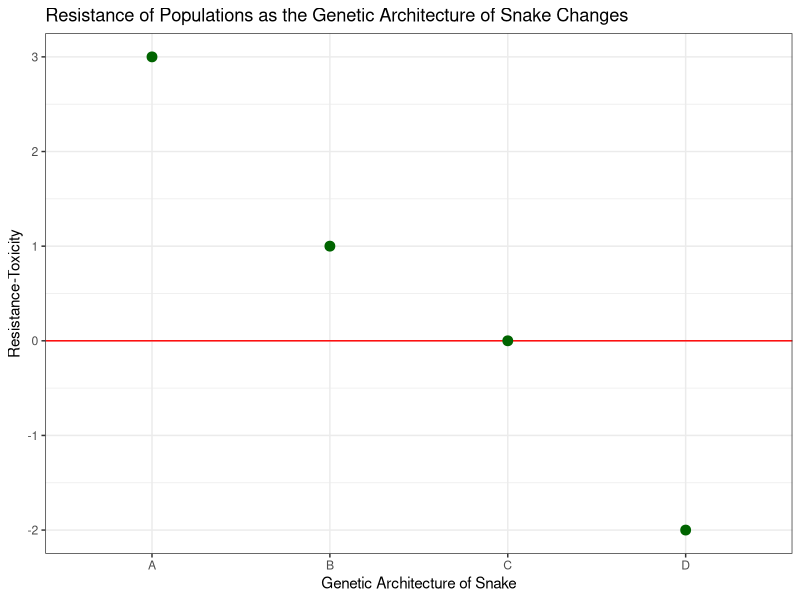
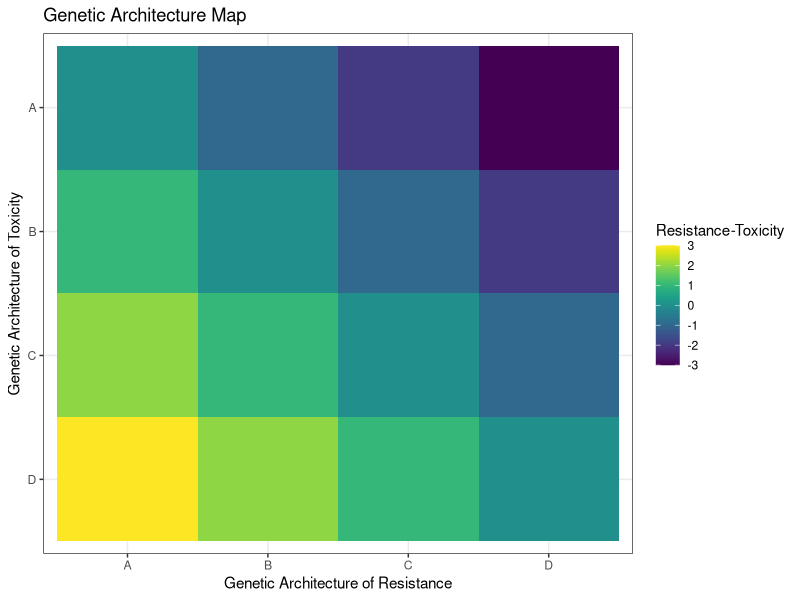
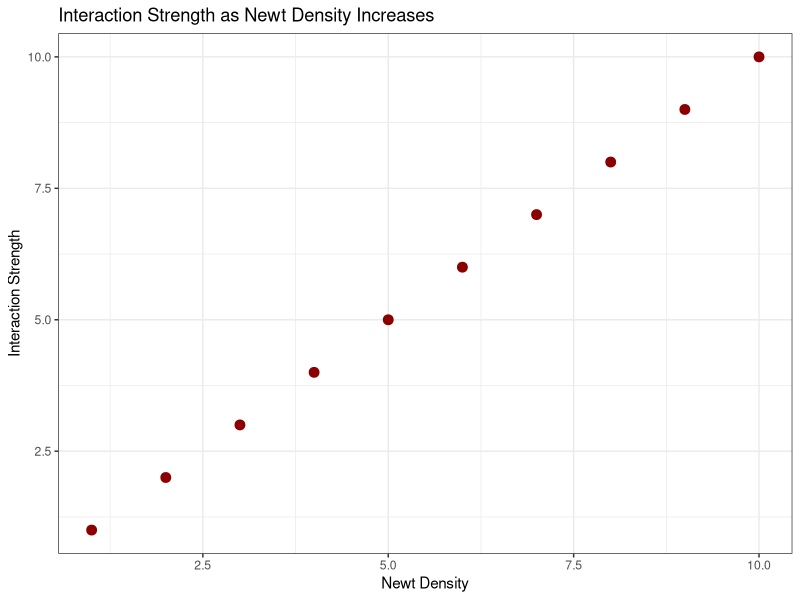

Recreate these plots in R, in order. (Note: this script raises an error after producing the figures.)
## ---- chunk 1
knitr::opts_chunk$set(echo = TRUE)
library(ggplot2)
library(viridis)
setwd("~/Desktop/Proposal Old Drafts")
## ---- chunk 2
GA <- c("A", "B", "C", "D")
# Group A Large effect – High Mutation 
# Group B Large effect – Low Mutation
# Group C Small effect – High Mutation
# Group D Small effect – Low Mutation
my_GA_data <- as.data.frame(GA)
my_GA_data$fake <-c(3,1,0,-2)

#pdf("Resistance_of_Populations_as_the_Genetic_Architecture_of_Snake_Changes.pdf")
ggplot(my_GA_data, aes(GA, fake))+
  geom_hline(yintercept=0, color ="red")+
  geom_point(size=3, color = "darkgreen")+
  ggtitle("Resistance of Populations as the Genetic Architecture of Snake Changes") + 
  xlab("Genetic Architecture of Snake") + 
  ylab("Resistance-Toxicity") +
  theme_bw()

#pdf("Genetic_Architecture_Map.pdf", width=4, height=2.9)
test_grid <- expand.grid(X = GA, Y = GA)
test_grid$Z <- c(0, -1, -2, -3, 1, 0, -1, -2, 2, 1, 0, -1, 3, 2, 1, 0)
ggplot(test_grid, aes(X, Y, fill= Z)) + 
  geom_tile()+
  scale_y_discrete(limits = rev(levels(test_grid$Y)))+
  ggtitle("Genetic Architecture Map") + 
  xlab("Genetic Architecture of Resistance") + 
  ylab("Genetic Architecture of Toxicity") +
  scale_fill_viridis(name = "Resistance-Toxicity")+
  theme_bw()

## ---- chunk 3

newt_density <-  as.data.frame(n_d<-c(1:10))

pdf("Interaction_Strength_as_Newt_Density_Increases.pdf")
ggplot(newt_density, aes(n_d, n_d))+
  geom_point(size=3, color = "darkred")+
  ggtitle("Interaction Strength as Newt Density Increases") + 
  xlab("Newt Density") + 
  ylab("Interaction Strength") +
  theme_bw()


## ---- chunk 4
spatial_structure <- runif(1000, min = 0.001, max = 5) # this is sigma
mismatch <- (exp(-(spatial_structure/2)))
sigma_effects <-  as.data.frame(spatial_structure, mismatch)
pdf("SigmaCurve.pdf")
ggplot(sigma_effects, aes(spatial_structure, mismatch))+
  geom_point(color = "green")+
  ggtitle("Sigma Curve") + 
  xlab("Spatial_structure ") + 
  ylab("Mismatch") +
  theme_bw()

#well mixed when sigma is large 

## ---- chunk 5
Resistance <- c(0:5)
Toxicity <- c(0:3)
E <- 0.1
c <- 0.0
w <- 10
map <- expand.grid(Res = seq(min(Resistance), max(Resistance), length.out = 100), Tox = seq(min(Toxicity), max(Toxicity), length.out = 100))
map$r_t <- map$Res-map$Tox
map$outcome <- 1/(1+exp(-(map$r_t-c)/w))

test <- c(0, 0.0001, 0.001, 0.01, 0.1, 1, 10, 100, -0.0001, -0.001, -0.01, -0.1, -1, -10, -100)

test2 <- runif(1000, min = -100, max = 100)
survival_df <- as.data.frame(test2)
survival_df$outcome2 <- 1/(1+exp(-((survival_df$test2-c)/w)))
pdf("SurvivalCurve.pdf", width=2.5, height=2.5)
ggplot(survival_df, aes(test2, outcome2))+
  geom_point(color = "darkred")+
  ggtitle("Survival Curve") + 
  xlab("Snake-Newt") + 
  ylab("Survival") +
  theme_bw()


## ---- chunk 6
#dispersal <- runif(1000, min = 0, max = 3) # this is a range for large and small dispersal 
distance <- seq(0,35,3)  # this is distances that might be probable 
diversity_in_general <- as.data.frame(sort(distance))
names(diversity_in_general)<- "distance"
diversity_in_general$Genetic_i <- diversity_in_general$distance * 1/35 # finding Genetic Distance
diversity_in_general$Genetic_in <- diversity_in_general$distance * 1/70 + 0.05# finding Genetic Distance
diversity_in_general$Genetic_inn <- diversity_in_general$distance * 1/185 + 0.15 # finding Genetic Distance
# y = mx + b y ranges from 0 to 1
diversity_in_general$Genetic_no_interact <- diversity_in_general$distance * 1/60 
diversity_in_general$Genetic_no_interactn <- diversity_in_general$distance * 1/360 + 0.20
diversity_in_general$Genetic_no_interactnn <- 0.5

pdf("General_Diversity_Trend_For_Interactaction.pdf", width=4, height=2.9)
ggplot(diversity_in_general, aes(distance, Genetic_i, color = "darkred" ))+
  geom_point(size=5)+
  geom_point(data = diversity_in_general, aes(distance, Genetic_in, color = "darkgreen"), size=5)+
  geom_point(data = diversity_in_general, aes(distance, Genetic_inn, color = "purple"), size=5)+
  ggtitle("General Diversity Trend For Interactaction") + 
  xlab("Geographical Distance") + 
  ylab("Genetic Distance") +
  scale_color_identity(name = "Dispersal",
                          breaks = c("darkred", "darkgreen", "purple"),
                          labels = c("Small", "Medium", "Large"),
                          guide = "legend")+
  theme_bw()
  
  
pdf("General_Diversity_Trend_For_No_Interactaction.pdf")
ggplot(diversity_in_general, aes(distance, Genetic_no_interact, color = "darkred"))+
  geom_point( size=5)+
  geom_point(data = diversity_in_general, aes(distance, Genetic_no_interactn, color = "darkgreen"), size=5)+
  geom_point(data = diversity_in_general, aes(distance, Genetic_no_interactnn, color = "purple"), size=5)+
  ylim(0,1)+
  ggtitle("General Diversity Trend For No Interactaction") + 
  xlab("Geographical Distance") + 
  ylab("Genetic Distance") +
  theme_bw()+
  scale_color_identity(name = "Dispersal",
                        breaks = c("darkred", "darkgreen", "purple"),
                        labels = c("Small", "Medium", "Large"),
                        guide = "legend")
## ---- chunk 7
library(reshape)
dispersal_distance <- rep(seq(0.35, 1.75, 0.35) ,5)
dispersal_diversity <- as.data.frame(sort(dispersal_distance))
names(dispersal_diversity)<- "dispersal_distance"
# interaction cause diversity of the trait to be lower and the genome to be higher than the trait but lower then no interaction
# no_interact both trait and genome will have similar levels of genetic diversity
# pi values (nucleotide diversity) range from 0 to 1, 0 low diversity 1 high diversity
# as dispersal distance increases pi goes down (sweeps)
 # dispersal distance 0.35 to 5.25
# high .6 low .2
# y = mx + b

exp(unique(-dispersal_distance))

trait_pi_i <- c()
whole_genome_pi_i <- c()
trait_pi_n <- c()
whole_genome_pi_n <- c()
for(i in unique(dispersal_distance)){
  trait_pi_i <- c(trait_pi_i, exp(-i) + c(0.05, 0.02, 0, -0.02, -0.05))
 whole_genome_pi_i <- c(whole_genome_pi_i, exp(-i) + c(0.1, 0.07, 0.05, 0.03, 0)- exp(-i)*.2)
 trait_pi_n <- c(trait_pi_n, exp(-i) + c(0.01, -0.01, -0.03, -0.05, -0.06))
whole_genome_pi_n <- c(whole_genome_pi_n, exp(-i) + c(0.01, -0.01, -0.03, -0.05, -0.06))
}

dispersal_diversity$trait_pi_i <-trait_pi_i
dispersal_diversity$whole_genome_pi_i <-whole_genome_pi_i
dispersal_diversity$trait_pi_n <- trait_pi_n 
dispersal_diversity$whole_genome_pi_n <- whole_genome_pi_n

dispersal_diversity_t<-t(dispersal_diversity)
dispersal_diversity_m <- melt(dispersal_diversity, id=c("dispersal_distance"))

pdf("dispersal_diversit.pdf", width=4.7, height=2.7)

ggplot(dispersal_diversity_m, aes(factor(dispersal_distance), value, fill=variable))+
  geom_boxplot(data=dispersal_diversity_m, aes(factor(dispersal_distance), value, fill=variable))+
  ggtitle("Levels of Genetic Diversity and Dispersal Distance") + 
  xlab("Dispersal Distance") + 
  ylab("Diversity (pi)") +
  theme_bw()+
  scale_fill_manual(name = "Legend", labels = c("Interaction/Trait", "Interaction/Genome", "No Interaction/Trait", "No Interaction/Genome"), values = c("lightblue", "steelblue", "greenyellow", "forestgreen") )
  #scale_fill_viridis_d(option="plasma", name = "Group", labels = c("Trait/Interaction", "Genome/Interaction", "Trait/No Interaction", "Genome/No Interaction"))
# position = position_dodge(-0.3)

## ---- chunk 8
large_dis
small_dis
interact
no_interact
trait 
whole_genome

## ---- chunk 9
